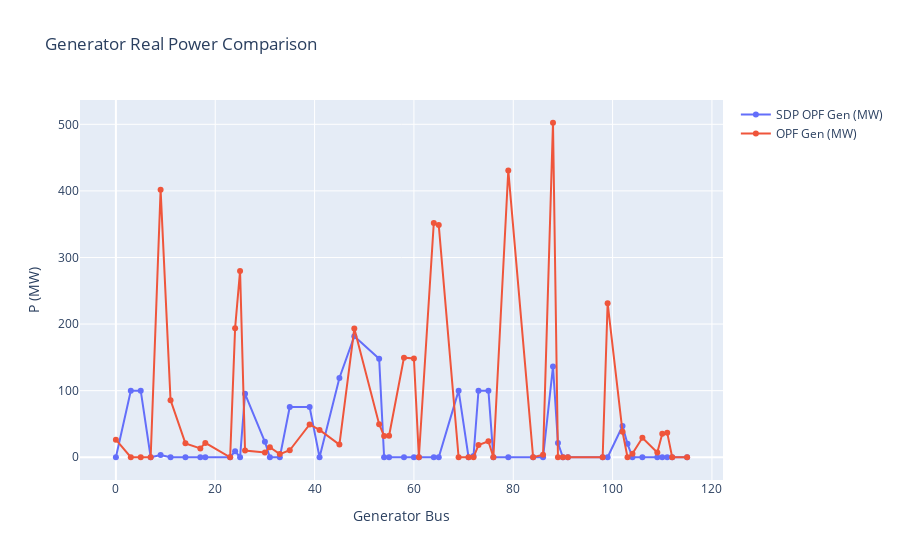

Notebook cell for this chart:
### Code cell
import plotly.graph_objects as go

# Generator power plot
gen_fig = go.Figure()
gen_fig.add_trace(go.Scatter(x=gen_buses, y=P_g_sdp, mode='markers+lines', name='SDP OPF Gen (MW)'))
gen_fig.add_trace(go.Scatter(x=gen_buses, y=P_g_opf, mode='markers+lines', name='OPF Gen (MW)'))
gen_fig.update_layout(title="Generator Real Power Comparison", xaxis_title="Generator Bus", yaxis_title="P (MW)")
gen_fig.show()

### Figure 1 — Plotly figure (JSON) as saved in the notebook; plotly's stock layout.template omitted (floating-point values rounded to 4 significant figures)
{"data": [{"mode": "markers+lines", "name": "SDP OPF Gen (MW)", "type": "scatter", "x": [0, 3, 5, 7, 9, 11, 14, 17, 18, 23, 24, 25, 26, 30, 31, 33, 35, 39, 41, 45, 48, 53, 54, 55, 58, 60, 61, 64, 65, 69, 71, 72, 73, 75, 76, 79, 84, 86, 88, 89, 90, 91, 98, 99, 102, 103, 104, 106, 109, 110, 111, 112, 115], "y": [4.75e-05, 100.0, 100.0, 4.483e-05, 3.485, 4.681e-05, 4.584e-05, 4.546e-05, 4.577e-05, 4.253e-05, 9.195, 4.38e-05, 95.26, 23.21, 4.32e-05, 4.435e-05, 75.44, 75.46, 4.252e-05, 119.0, 181.7, 148.0, 4.187e-05, 4.179e-05, 4.43e-05, 4.518e-05, 4.527e-05, 4.479e-05, 4.425e-05, 100.0, 4.142e-05, 1.779, 100.0, 100.0, 4.79e-05, 4.805e-05, 5.22e-05, 5.508e-05, 136.3, 21.4, 4.902e-05, 5.018e-05, 5.029e-05, 5.125e-05, 46.9, 20.17, 5.19e-05, 5.265e-05, 5.122e-05, 5.122e-05, 5.121e-05, 4.486e-05, 4.528e-05]}, {"mode": "markers+lines", "name": "OPF Gen (MW)", "type": "scatter", "x": [0, 3, 5, 7, 9, 11, 14, 17, 18, 23, 24, 25, 26, 30, 31, 33, 35, 39, 41, 45, 48, 53, 54, 55, 58, 60, 61, 64, 65, 69, 71, 72, 73, 75, 76, 79, 84, 86, 88, 89, 90, 91, 98, 99, 102, 103, 104, 106, 109, 110, 111, 112, 115], "y": [26.44, 2.197e-05, 0.045, 1.896e-05, 401.8, 85.79, 20.84, 13.19, 21.56, 2.072e-05, 193.9, 279.8, 10.03, 7.249, 14.97, 4.727, 10.52, 49.28, 41.0, 19.04, 193.3, 49.53, 31.95, 32.39, 149.6, 148.3, 1.138e-05, 351.9, 348.6, 5.839e-05, 6.54e-05, 0.0001014, 18.27, 24.05, 1.37e-05, 430.7, 6.534e-06, 3.63, 502.3, 8.519e-06, 7.77e-06, 6.073e-06, 1.072e-05, 231.3, 38.25, 0.000248, 5.444, 29.27, 7.165, 35.24, 36.67, 7.23e-05, 7.093e-06]}], "layout": {"title": {"text": "Generator Real Power Comparison"}, "xaxis": {"title": {"text": "Generator Bus"}}, "yaxis": {"title": {"text": "P (MW)"}}}}
